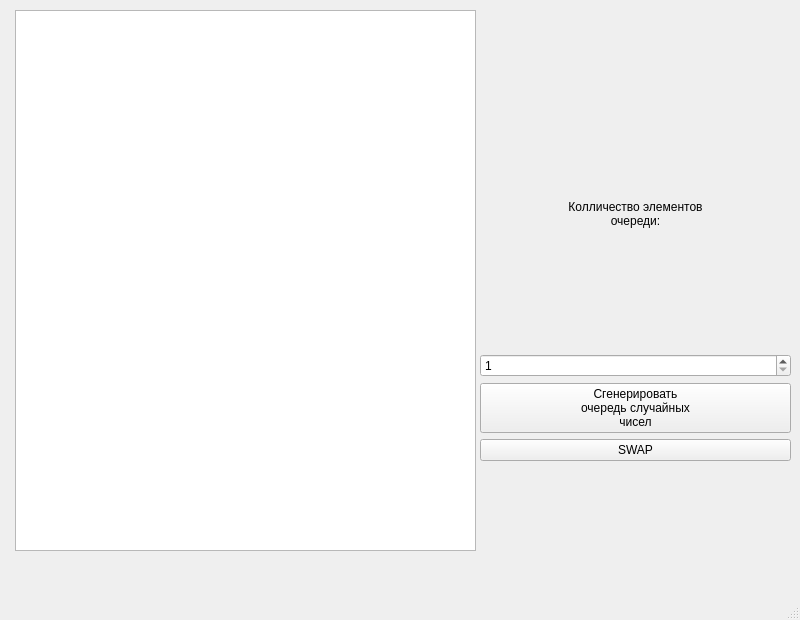
<?xml version="1.0" encoding="UTF-8"?>
<ui version="4.0">
 <class>MainWindow</class>
 <widget class="QMainWindow" name="MainWindow">
  <property name="geometry">
   <rect>
    <x>0</x>
    <y>0</y>
    <width>800</width>
    <height>620</height>
   </rect>
  </property>
  <property name="windowTitle">
   <string>MainWindow</string>
  </property>
  <widget class="QWidget" name="centralwidget">
   <widget class="QWidget" name="layoutWidget">
    <property name="geometry">
     <rect>
      <x>15</x>
      <y>10</y>
      <width>461</width>
      <height>541</height>
     </rect>
    </property>
    <layout class="QHBoxLayout" name="horizontalLayout">
     <item>
      <widget class="QListWidget" name="mainListWidget">
       <property name="palette">
        <palette>
         <active/>
         <inactive/>
         <disabled/>
        </palette>
       </property>
       <property name="styleSheet">
        <string notr="true"/>
       </property>
      </widget>
     </item>
     <item>
      <layout class="QVBoxLayout" name="verticalLayout"/>
     </item>
    </layout>
   </widget>
   <widget class="QWidget" name="layoutWidget">
    <property name="geometry">
     <rect>
      <x>480</x>
      <y>80</y>
      <width>311</width>
      <height>381</height>
     </rect>
    </property>
    <layout class="QVBoxLayout" name="verticalLayout_2">
     <item>
      <widget class="QLabel" name="label">
       <property name="text">
        <string>&lt;html&gt;&lt;head/&gt;&lt;body&gt;&lt;p align=&quot;center&quot;&gt;Колличество элементов&lt;br/&gt;очереди:&lt;/p&gt;&lt;/body&gt;&lt;/html&gt;</string>
       </property>
      </widget>
     </item>
     <item>
      <widget class="QSpinBox" name="spinBox">
       <property name="minimum">
        <number>1</number>
       </property>
       <property name="maximum">
        <number>30</number>
       </property>
      </widget>
     </item>
     <item>
      <widget class="QPushButton" name="bnt_generation">
       <property name="text">
        <string>Сгенерировать
очередь случайных
чисел</string>
       </property>
      </widget>
     </item>
     <item>
      <widget class="QPushButton" name="bnt_split">
       <property name="text">
        <string>SWAP</string>
       </property>
      </widget>
     </item>
    </layout>
   </widget>
  </widget>
  <widget class="QMenuBar" name="menubar">
   <property name="geometry">
    <rect>
     <x>0</x>
     <y>0</y>
     <width>800</width>
     <height>22</height>
    </rect>
   </property>
  </widget>
  <widget class="QStatusBar" name="statusbar"/>
 </widget>
 <resources/>
 <connections/>
</ui>
